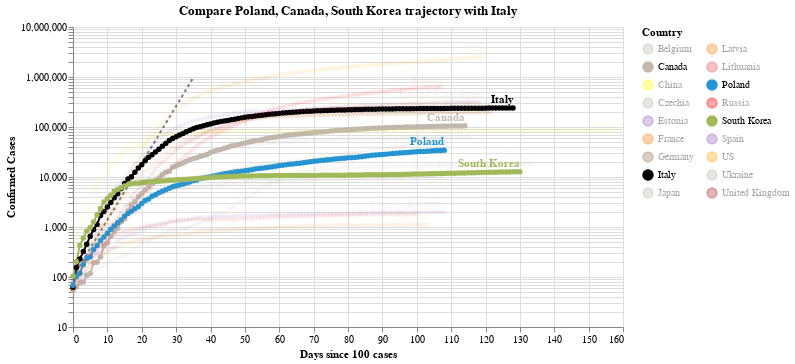

The cell this chart's notebook holds for it:
### Code cell
#hide_input
chart3 = make_since_chart(dff2, ['Poland', 'Canada', 'South Korea'], baseline_countries)
chart3

### Figure 1 — Vega-Lite specification as saved in the notebook (floating-point values rounded to 4 significant figures; data arrays with more than 128 entries replaced by an {"elided": "..."} marker saying what was removed)
{"config": {"view": {"continuousWidth": 400, "continuousHeight": 300}}, "layer": [{"data": {"name": "data-628230001892d6798b50651be41d1b3e"}, "mark": {"type": "line", "color": "black", "opacity": 0.5, "strokeDash": [3, 3]}, "encoding": {"x": {"type": "quantitative", "field": "Days since 100 cases"}, "y": {"type": "quantitative", "field": "Confirmed Cases"}}}, {"data": {"name": "data-700a599b817fa343a9dc2d961e5ae74f"}, "mark": {"type": "line", "point": true}, "encoding": {"color": {"type": "nominal", "field": "Country", "legend": {"columns": 2}, "scale": {"domain": ["Belgium", "Canada", "China", "Czechia", "Estonia", "France", "Germany", "Italy", "Japan", "Latvia", "Lithuania", "Poland", "Russia", "South Korea", "Spain", "US", "Ukraine", "United Kingdom"], "range": ["#C1B7AD", "#C1B7AD", "yellow", "#C1B7AD", "#9467bd", "#F58518", "#9D755D", "black", "#C1B7AD", "#F58518", "#E45756", "#2495D3", "red", "#A1BA59", "#9467bd", "orange", "#C1B7AD", "brown"]}}, "opacity": {"condition": {"value": 1, "selection": "selector001"}, "value": 0.05}, "tooltip": [{"type": "nominal", "field": "Country"}, {"type": "temporal", "field": "Date"}, {"type": "quantitative", "field": "Confirmed Cases"}, {"type": "quantitative", "field": "Days since 100 cases"}], "x": {"type": "quantitative", "field": "Days since 100 cases"}, "y": {"type": "quantitative", "field": "Confirmed Cases", "scale": {"type": "log"}}}, "selection": {"selector001": {"type": "multi", "fields": ["Country"], "bind": "legend", "init": [{"Country": "Poland"}, {"Country": "Canada"}, {"Country": "South Korea"}, {"Country": "Italy"}]}}, "width": 550}, {"data": {"name": "data-700a599b817fa343a9dc2d961e5ae74f"}, "mark": {"type": "text", "align": "right", "dy": -8, "fontWeight": "bold"}, "encoding": {"color": {"type": "nominal", "field": "Country", "legend": {"columns": 2}, "scale": {"domain": ["Belgium", "Canada", "China", "Czechia", "Estonia", "France", "Germany", "Italy", "Japan", "Latvia", "Lithuania", "Poland", "Russia", "South Korea", "Spain", "US", "Ukraine", "United Kingdom"], "range": ["#C1B7AD", "#C1B7AD", "yellow", "#C1B7AD", "#9467bd", "#F58518", "#9D755D", "black", "#C1B7AD", "#F58518", "#E45756", "#2495D3", "red", "#A1BA59", "#9467bd", "orange", "#C1B7AD", "brown"]}}, "opacity": {"condition": {"value": 1, "selection": "selector001"}, "value": 0.05}, "text": {"type": "nominal", "field": "Country"}, "tooltip": [{"type": "nominal", "field": "Country"}, {"type": "temporal", "field": "Date"}, {"type": "quantitative", "field": "Confirmed Cases"}, {"type": "quantitative", "field": "Days since 100 cases"}], "x": {"type": "quantitative", "field": "Days since 100 cases"}, "y": {"type": "quantitative", "field": "Confirmed Cases", "scale": {"type": "log"}}}, "transform": [{"filter": "(datum['Date'] >= 1593388800000)"}], "width": 550}], "title": "Compare Poland, Canada, South Korea trajectory with Italy", "$schema": "https://vega.github.io/schema/vega-lite/v4.0.2.json", "datasets": {"data-628230001892d6798b50651be41d1b3e": [{"Days since 100 cases": 0, "Confirmed Cases": 100.0}, {"Days since 100 cases": 1, "Confirmed Cases": 130.0}, {"Days since 100 cases": 2, "Confirmed Cases": 169.0}, {"Days since 100 cases": 3, "Confirmed Cases": 219.7}, {"Days since 100 cases": 4, "Confirmed Cases": 285.6}, {"Days since 100 cases": 5, "Confirmed Cases": 371.3}, {"Days since 100 cases": 6, "Confirmed Cases": 482.7}, {"Days since 100 cases": 7, "Confirmed Cases": 627.5}, {"Days since 100 cases": 8, "Confirmed Cases": 815.7}, {"Days since 100 cases": 9, "Confirmed Cases": 1060.0}, {"Days since 100 cases": 10, "Confirmed Cases": 1379.0}, {"Days since 100 cases": 11, "Confirmed Cases": 1792.0}, {"Days since 100 cases": 12, "Confirmed Cases": 2330.0}, {"Days since 100 cases": 13, "Confirmed Cases": 3029.0}, {"Days since 100 cases": 14, "Confirmed Cases": 3937.0}, {"Days since 100 cases": 15, "Confirmed Cases": 5119.0}, {"Days since 100 cases": 16, "Confirmed Cases": 6654.0}, {"Days since 100 cases": 17, "Confirmed Cases": 8650.0}, {"Days since 100 cases": 18, "Confirmed Cases": 11250.0}, {"Days since 100 cases": 19, "Confirmed Cases": 14620.0}, {"Days since 100 cases": 20, "Confirmed Cases": 19000.0}, {"Days since 100 cases": 21, "Confirmed Cases": 24710.0}, {"Days since 100 cases": 22, "Confirmed Cases": 32120.0}, {"Days since 100 cases": 23, "Confirmed Cases": 41750.0}, {"Days since 100 cases": 24, "Confirmed Cases": 54280.0}, {"Days since 100 cases": 25, "Confirmed Cases": 70560.0}, {"Days since 100 cases": 26, "Confirmed Cases": 91730.0}, {"Days since 100 cases": 27, "Confirmed Cases": 119300.0}, {"Days since 100 cases": 28, "Confirmed Cases": 155000.0}, {"Days since 100 cases": 29, "Confirmed Cases": 201500.0}, {"Days since 100 cases": 30, "Confirmed Cases": 262000.0}, {"Days since 100 cases": 31, "Confirmed Cases": 340600.0}, {"Days since 100 cases": 32, "Confirmed Cases": 442800.0}, {"Days since 100 cases": 33, "Confirmed Cases": 575600.0}, {"Days since 100 cases": 34, "Confirmed Cases": 748300.0}, {"Days since 100 cases": 35, "Confirmed Cases": 972800.0}], "data-700a599b817fa343a9dc2d961e5ae74f": {"elided": "2134 records"}}}
